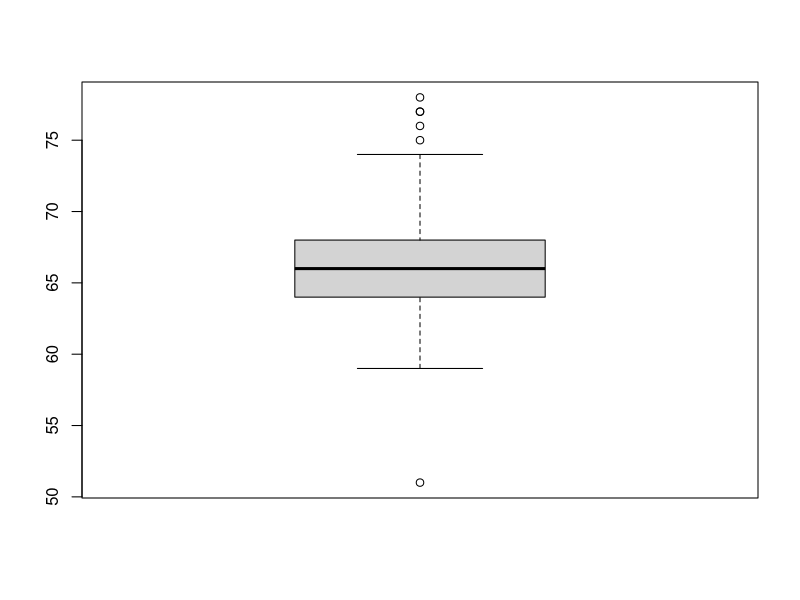
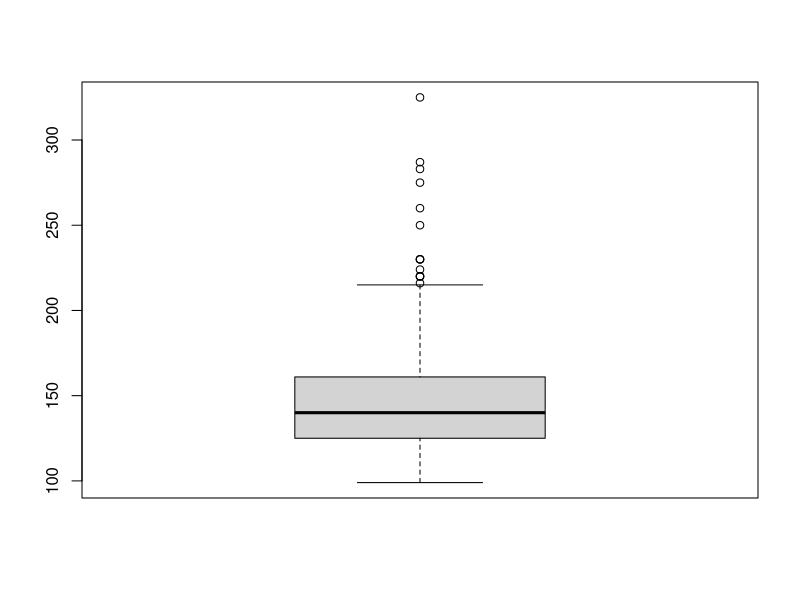
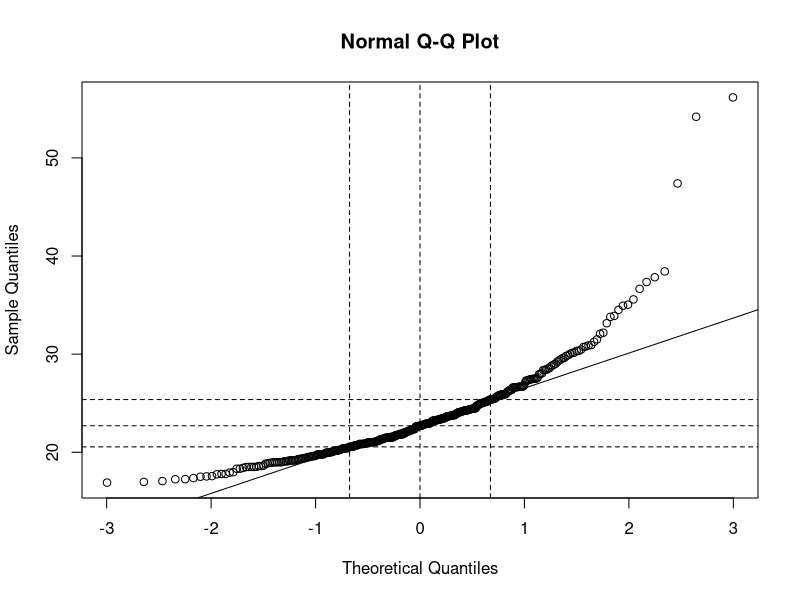
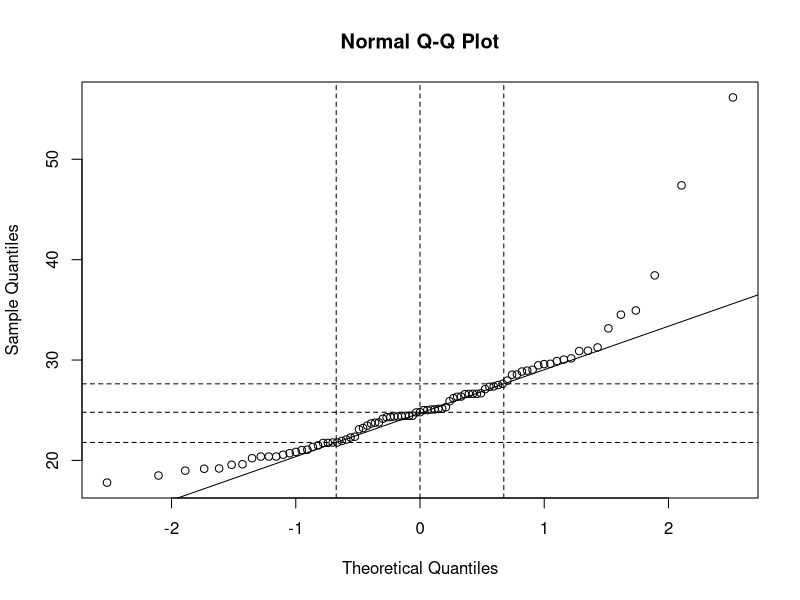
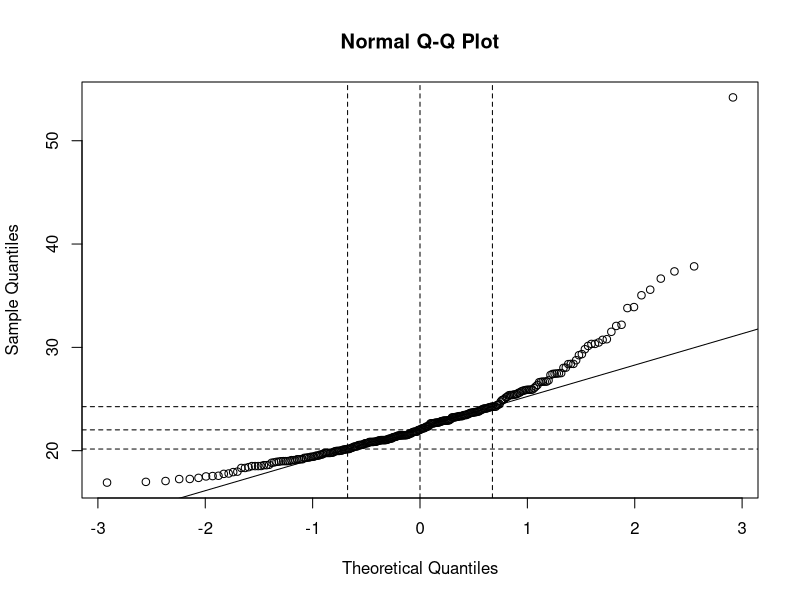
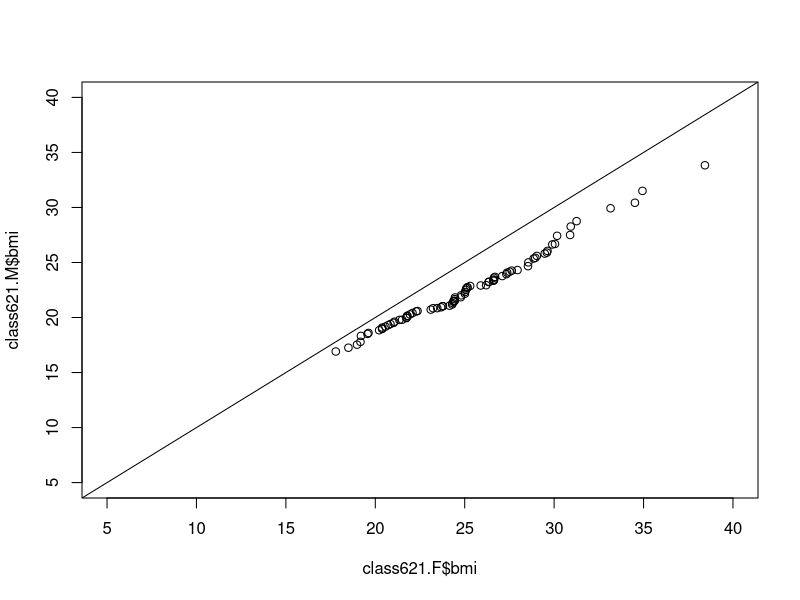

R code for these plots, in order:
library(tidyverse) 
class621 = read_csv("2019class6211.csv")

class621= filter(class621, weight >= 50)
class621 = mutate(class621, bmi=(weight/height^2)*704.5 )

boxplot(class621$height) 
boxplot(class621$weight) 

class621.F = filter(class621, sex=="1") 
class621.M = filter(class621, sex=="2") 

stem(class621.F$bmi) 
stem(class621.M$bmi) 

summary(class621.F$bmi) 
sd(class621.F$bmi) 
summary(class621.M$bmi)
sd(class621.M$bmi) 

pnorm(25, 22.87, 4.168)
pnorm(25, 25.72, 5.76)
pnorm(30, 22.87, 4.168)
0.9564274-0.6953372
1-0.9564274

pnorm(30, 25.72, 5.76)
0.771276-0.4502618
1-0.771276

quantile(class621.F$bmi, c(.005, .025, .25, .75, .975, .995),  
         na.rm=TRUE) 
38.08297-18.99754
19.08543/2
pnorm(25, 28.54, 4.868)
pnorm(30, 28.54, 4.868)
0.6178801-0.2335523
1-0.6178801

quantile(class621.M$bmi, c(.005, .025, .25, .75, .975, .995))
((33.80177-17.54370)/2)+17.54370 #mean of actual
(25.67273-17.54370)/1.96 #SD of actual

pnorm(25, 25.67273, 4.147464) #calculation of <25
pnorm(30, 25.67273, 4.1474648) #calculation of <30
0.8516076-0.4355731 #25-30
1-0.8516076 #>30

qqnorm(class621$bmi)
qqline(class621$bmi)        

#Adding gridlines at median and Q1/Q3     
abline(h=quantile(class621$bmi, c(.25,.5,.75), na.rm=TRUE), lty=2)                 
abline(v=qnorm(c(.25,.5,.75)), lty=2)

qqnorm(class621.F$bmi);         qqline(class621.F$bmi)        
abline(h=quantile(class621.F$bmi, c(.25,.5,.75), na.rm=TRUE), lty=2)            
abline(v=qnorm(c(.25,.5,.75)),         lty=2)

qqnorm(class621.M$bmi);         qqline(class621.M$bmi)       
abline(h=quantile(class621.M$bmi, c(.25,.5,.75), na.rm=TRUE), lty=2)                
abline(v=qnorm(c(.25,.5,.75)),         lty=2)

qqplot(class621.F$bmi, class621.M$bmi, xlim=c(5,40), ylim=c(5,40))              
abline(a=0,         b=1)
